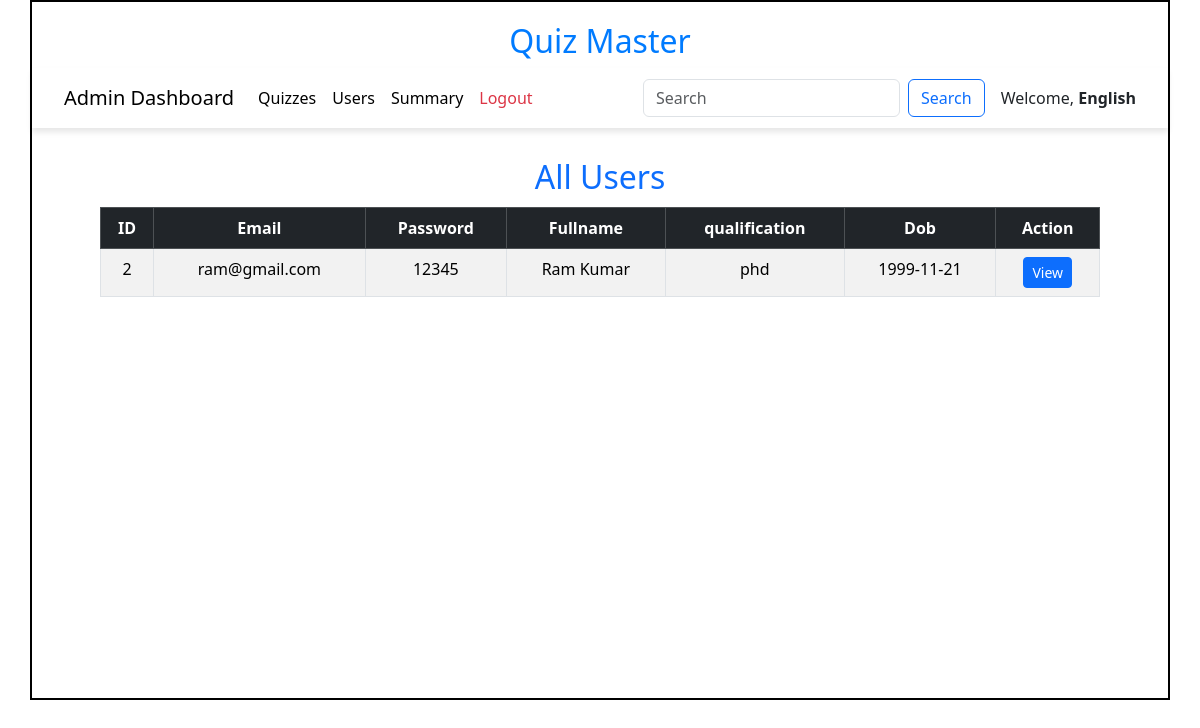
Page /admin_users/English on the committed database.
### models/models.py (models this page shows)
class User(db.Model):
    id=db.Column(db.Integer,primary_key=True)
    email=db.Column(db.String,unique=True,nullable=False)
    password=db.Column(db.Integer,nullable=False)
    role=db.Column(db.Integer,default=1)
    fullname=db.Column(db.String,nullable=False)
    qualification=db.Column(db.String,nullable=False)
    DOB = db.Column(db.Date(),nullable=False)
    scores = db.relationship("Score",cascade="all,delete",backref="user",lazy=True)

### controllers/controller.py (the view)
@app.route('/admin_users/<name>')
def admin_user(name):
    users = User.query.filter_by(role=1).all()  # Fetch only users with role = 1
    return render_template("admin_users.html", name=name, users=users)

### templates/admin_users.html (shortened to what this page needs)
<!DOCTYPE html>
<html lang="en">
<head>
    <link href="https://cdn.jsdelivr.net/npm/bootstrap@5.3.3/dist/css/bootstrap.min.css" rel="stylesheet">
    <link rel="stylesheet" href="/static/css/style.css">
</head>
<body>
    <div id="container">
        <h1 id="heading">Quiz Master</h1>
        <nav class="navbar navbar-expand-lg navbar-light bg-white">
            <div class="container-fluid">
                <a class="navbar-brand" href="#">Admin Dashboard</a>
                <div class="collapse navbar-collapse" id="navbarNav">
                    <ul class="navbar-nav me-auto">
                        <li class="nav-item">
                            <a class="nav-link active" href="/quiz_dashboard/{{name}}">Quizzes</a>
                        </li>
                        <li class="nav-item">
                            <a class="nav-link active" href="#">Users</a>
                        </li>
                        <li class="nav-item">
                            <a class="nav-link active" href="/admin_summary/{{name}}">Summary</a>
                        </li>
                        <li class="nav-item">
                            <a class="nav-link text-danger" href="/login">Logout</a>
                        </li>
                    </ul>
                    <form class="d-flex" method="POST" action="/search1/{{name}}">
                        <input class="form-control me-2" type="search" placeholder="Search" name="search_txt" id="search_txt">
                        <button class="btn btn-outline-primary" type="submit">Search</button>
                    </form>
                </div>
                <span class="ms-3">Welcome, <strong>{{name}}</strong></span>
            </div>
        </nav>
        <div id="user-panel" style="margin: auto; margin-top: 30px;width: 1000px;height: auto;">
            <h2 class="text-center text-primary mt-4">All Users</h2>
            {% if users %}
            <table class="table table-striped table-hover table-bordered">
                <thead class="table-dark text-center">
                    <tr>
                        <th>ID</th>
                        <th>Email</th>
                        <th>Password</th>
                        <th>Fullname</th>
                        <th>qualification</th>
                        <th>Dob</th>
                        <th>Action</th>
                    </tr>
                </thead>
                <tbody class="text-center">
                    {% for user in users %}
                            <tr>
                                <td>{{ user.id }}</td>
                                <td>{{ user.email}}</td>
                                <td>{{ user.password }}</td>
                                <td>{{ user.fullname }}</td>
                                <td>{{ user.qualification }}</td>
                                <td>{{ user.DOB }}</td>
                                <td>
                                    <a href="/edit_user/{{user.id}}/{{name}}" class="btn btn-sm btn-primary">View</a>
                                </td>
                            </tr>
                    {% endfor %}
                </tbody>
            </table>
        {% else %}
            <div class="text-center text-muted mt-4">No Users Available</div>
        {% endif %}
        </div>
    </div>
</body>
</html>

### static/css/style.css (style rules this page uses)
* { margin: 0px }
#container { border: 2px solid black; margin: auto; min-height: 700px; width: 95%; }
#heading { text-align: center; font-size: 2rem; margin-top: 20px; color: #007bff; }
.navbar { box-shadow: 0px 4px 6px rgba(0, 0, 0, 0.1); padding: 10px 20px; }
.table { margin-top: 10px; }
.table-dark th { text-align: center; }

### rows in the picture
User: id "2", email "ram@gmail.com", password "12345", fullname "Ram Kumar", qualification "phd", DOB "1999-11-21"

### other values in the picture
{{ name }} "English"
